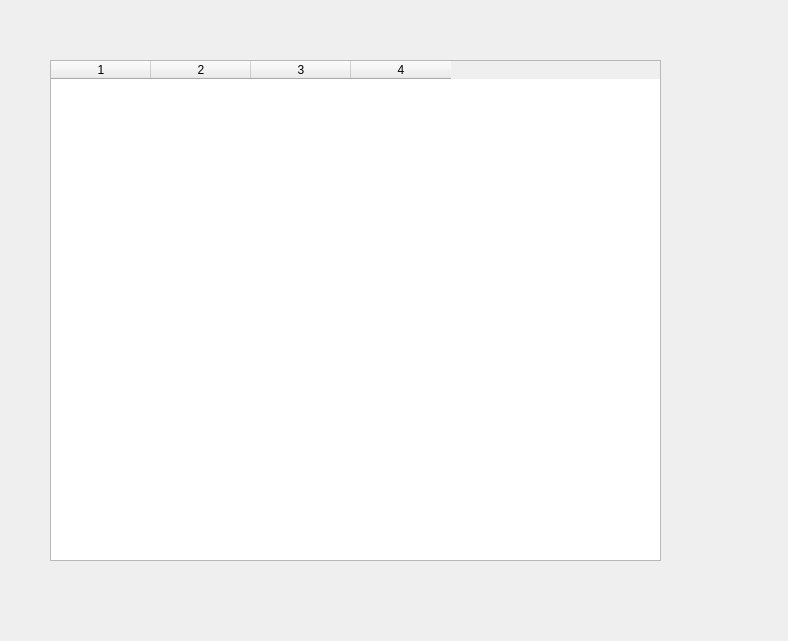
<?xml version="1.0" encoding="UTF-8"?>
<ui version="4.0">
 <class>cardOverViewDialog</class>
 <widget class="QDialog" name="cardOverViewDialog">
  <property name="geometry">
   <rect>
    <x>0</x>
    <y>0</y>
    <width>788</width>
    <height>641</height>
   </rect>
  </property>
  <property name="windowTitle">
   <string>Dialog</string>
  </property>
  <widget class="QTableWidget" name="tableWidget">
   <property name="geometry">
    <rect>
     <x>50</x>
     <y>60</y>
     <width>611</width>
     <height>501</height>
    </rect>
   </property>
   <property name="showGrid">
    <bool>true</bool>
   </property>
   <property name="columnCount">
    <number>4</number>
   </property>
   <column/>
   <column/>
   <column/>
   <column/>
  </widget>
 </widget>
 <resources/>
 <connections/>
</ui>
